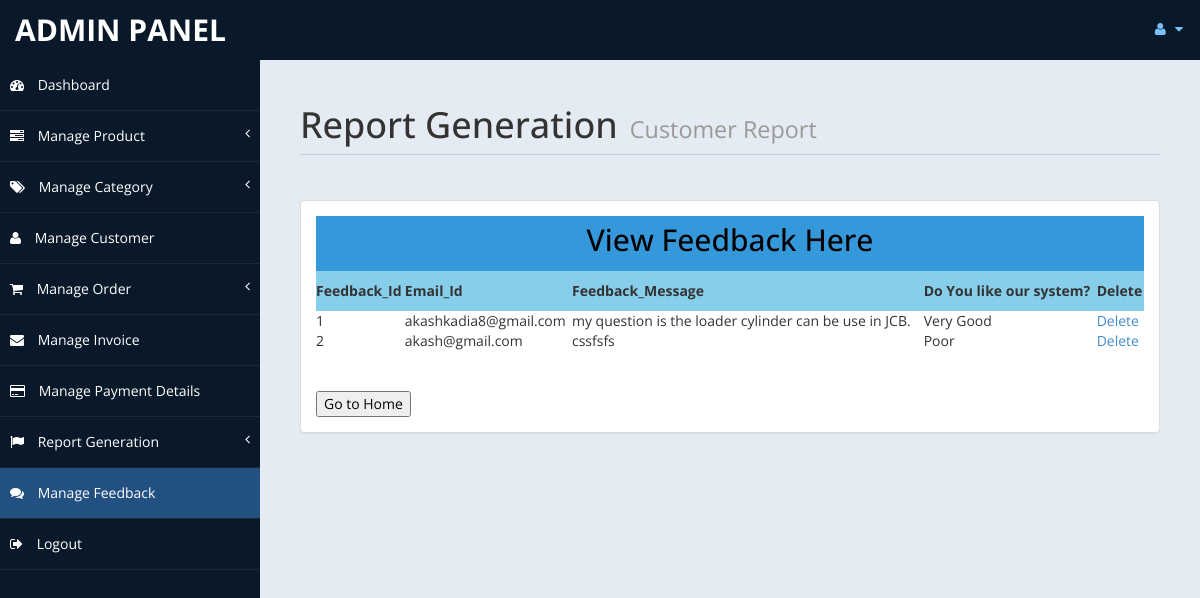
Screenshot of /Admin/Feedback.php (signed in) with the database file from the repository.
### tables this page shows
CREATE TABLE IF NOT EXISTS `feedback_mst` (
  `Feedback_id` int(6) NOT NULL AUTO_INCREMENT,
  `Cus_email` text NOT NULL,
  `Feedback_message` text NOT NULL,
  `experience` char(10) NOT NULL,
  PRIMARY KEY (`Feedback_id`)
);

### Admin/Feedback.php (the view, shortened to what this page needs)
<?php
	if(!isset($_SESSION['Admin_email']))
	{
		echo "<script>window.open('login.php?not_admin=You are not an Admin!','_self')</script>";
	}
	else
	{
?>
<!DOCTYPE html>
<html xmlns="http://www.w3.org/1999/xhtml">
<head>
    <link href="assets/css/bootstrap.css" rel="stylesheet" />
    <link href="assets/css/font-awesome.css" rel="stylesheet" />
    <link href="assets/css/custom-styles.css" rel="stylesheet" />
</head>
<body>
    <div id="wrapper">
        <nav class="navbar navbar-default top-navbar" role="navigation">
            <div class="navbar-header">
                <a class="navbar-brand" href="index.php">Admin Panel</a>
            </div>
            <ul class="nav navbar-top-links navbar-right">
                <li class="dropdown">
                    <a class="dropdown-toggle" data-toggle="dropdown" href="#" aria-expanded="false">
                        <i class="fa fa-user fa-fw"></i> <i class="fa fa-caret-down"></i>
                    </a>
                </li>
            </ul>
        </nav>
        <nav class="navbar-default navbar-side" role="navigation">
            <div class="sidebar-collapse">
                <ul class="nav" id="main-menu">
                   <li>
                        <a href="index.php"><i class="fa fa-dashboard"></i> Dashboard</a>
                    </li>
                     <li>
                        <a href="#"><i class="fa fa-tasks"></i> Manage Product<span class="fa arrow"></span></a>
                    </li>
                     <li>
                        <a href="#"><i class="fa fa-tags"></i> Manage Category<span class="fa arrow"></span></a>
                    </li>
                    <li>
                        <a href="view_customer.php"><i class="fa fa-user"></i> Manage Customer</a>
                    </li>
                    <li>
                        <a href="#"><i class="fa fa-shopping-cart"></i> Manage Order<span class="fa arrow"></span></a>
                    </li>
                    <li>
                        <a href="invoice.php"><i class="fa fa-envelope"></i> Manage Invoice</a>
                    </li>
                    <li>
                        <a href="view_payments.php"><i class="fa fa-credit-card"></i> Manage Payment Details</a>
                    </li>
					<li>
                        <a href="#"><i class="fa fa-flag"></i> Report Generation<span class="fa arrow"></span></a>
                    </li>
					<li>
                        <a class="active-menu" href="Feedback.php"><i class="fa fa-comments"></i> Manage Feedback</a>
                    </li>
                    <li>
                        <a href="logout.php"><i class="fa fa-sign-out"></i> Logout</a>
                    </li>
                </ul>
            </div>
        </nav>
        <div id="page-wrapper" >
            <div id="page-inner">
			 <div class="row">
                    <div class="col-md-12">
                        <h1 class="page-header">
                            Report Generation<small>&nbsp;&nbsp;Customer Report</small>
                        </h1>
                    </div>
                </div>
			<div class="row">
			  <div class="col-md-12">
			<div class="panel panel-default">
							<div class="panel-body">
								<table width="985px" align="center" bgcolor="pink">
                                    <tr align="center">
        								<td colspan="6" bgcolor="#3498db"><h2>View Feedback Here</h2><br /></td>
    								</tr>
    								 <tr align="center" bgcolor="skyblue">
                                        <th>Feedback_Id</th>
                                        <th>Email_Id</th>
                                        <th>Feedback_Message</th>
                                        <th>Do You like our system?</th>
                                    	<th>Delete</th>
                                    </tr>
                                   <?php
										include("includes/db.php");
										$get_fed = "select * from feedback_mst";
										$run_fed = mysqli_query($con,$get_fed);
										$i=0;
										while($row_fed=mysqli_fetch_array($run_fed))
										{
												$Feedback_id = $row_fed['Feedback_id'];
												$Username = $row_fed['Cus_email'];
												$Feedback_message = $row_fed['Feedback_message'];
												$experience = $row_fed['experience'];
												$i++;
									?>
                                   <tr>
                                        <td><?php echo $i;?></td>
                                        <td><?php echo $Username;?></td>
                                        <td><?php echo $Feedback_message;?></td>
                                        <td><?php echo $experience;?></td>
                                        <td><a href="delete_feedback.php?delete_feedback=<?php echo $Feedback_id;?>">Delete</a></td>
                                   </tr>
                                   <?php } ?>
                                </table>
								<br><br>
                                <div>
                                    <button><a href="index.php" style="text-decoration:none; color:#000000;">Go to Home</a></button>
                                </div>
							</div>
				</div>
			</div>
				</div>
				  				</div>
            </div>
        </div>
</body>
</html>
<?php }?>

### Admin/assets/css/custom-styles.css (style rules this page uses)
body { font-family: 'Open Sans', sans-serif; }
#wrapper { width: 100%; background:#09192A; }
#page-wrapper { padding: 15px 15px; min-height: 600px; background:#E5EBF2; }
#page-inner { width:100%; margin:10px 20px 10px 0px; background-color:transparent; padding:10px; min-height:1200px; }
h1, .h1, h2, .h2, h3, .h3 { margin-top: 7px; margin-bottom: -5px; }
h2 { color: #000; }
.page-header { padding-bottom: 9px; margin: 10px 0 45px; border-bottom: 1px solid #C7D1DD; }
.top-navbar { margin:0px; }
.top-navbar .navbar-brand { color: #fff; width: 260px; text-align: left; height: 60px; font-size: 30px; font-weight: 700; text-transform: uppercase; line-height: 30px; }
.top-navbar .nav > li { position: relative; display: inline-block; }
.top-navbar .nav > li > a { position: relative; display: block; padding: 19px 15px; color: #77C0FD; }
.active-menu { background-color:#225081!important; }
.arrow { float: right; }
.fa.arrow:before { content: "\f104"; }
.sidebar-collapse , .sidebar-collapse .nav { background:none; }
.sidebar-collapse .nav { padding:0; }
.sidebar-collapse .nav > li > a { color:#fff; background:transparent; text-shadow:none; }
.sidebar-collapse > .nav > li > a { padding:15px 10px; }
.sidebar-collapse > .nav > li { border-bottom: 1px solid rgba(107, 108, 109, 0.19); }
.navbar-side { border:none; background-color: transparent; }
.top-navbar { background:#09192A; border-bottom:none; }
.top-navbar .nav > li > a > i { margin-right: 2px; }
.navbar-default { border:0px solid black; }
.navbar-header { background: #09192A; }
.nav > li > a > i { margin-right:10px; }
@media (min-width:768px) { #page-wrapper { margin: 0 0 0 260px; padding: 15px 30px; min-height: 1200px; } }
@media (min-width:768px) { .navbar-side { z-index: 1; position: absolute; width: 260px; } }
@media (min-width:768px) { .navbar { border-radius: 0px; } }

### Admin/Feedback.php (style rules this page uses)
th { padding: 10px 0; }

### rows the page displays
feedback_mst: Cus_email "akashkadia8@gmail.com", Feedback_message "my question is the loader cylinder can be use in JCB.", experience "Very Good"
feedback_mst: Cus_email "akash@gmail.com", Feedback_message "cssfsfs", experience "Poor"
